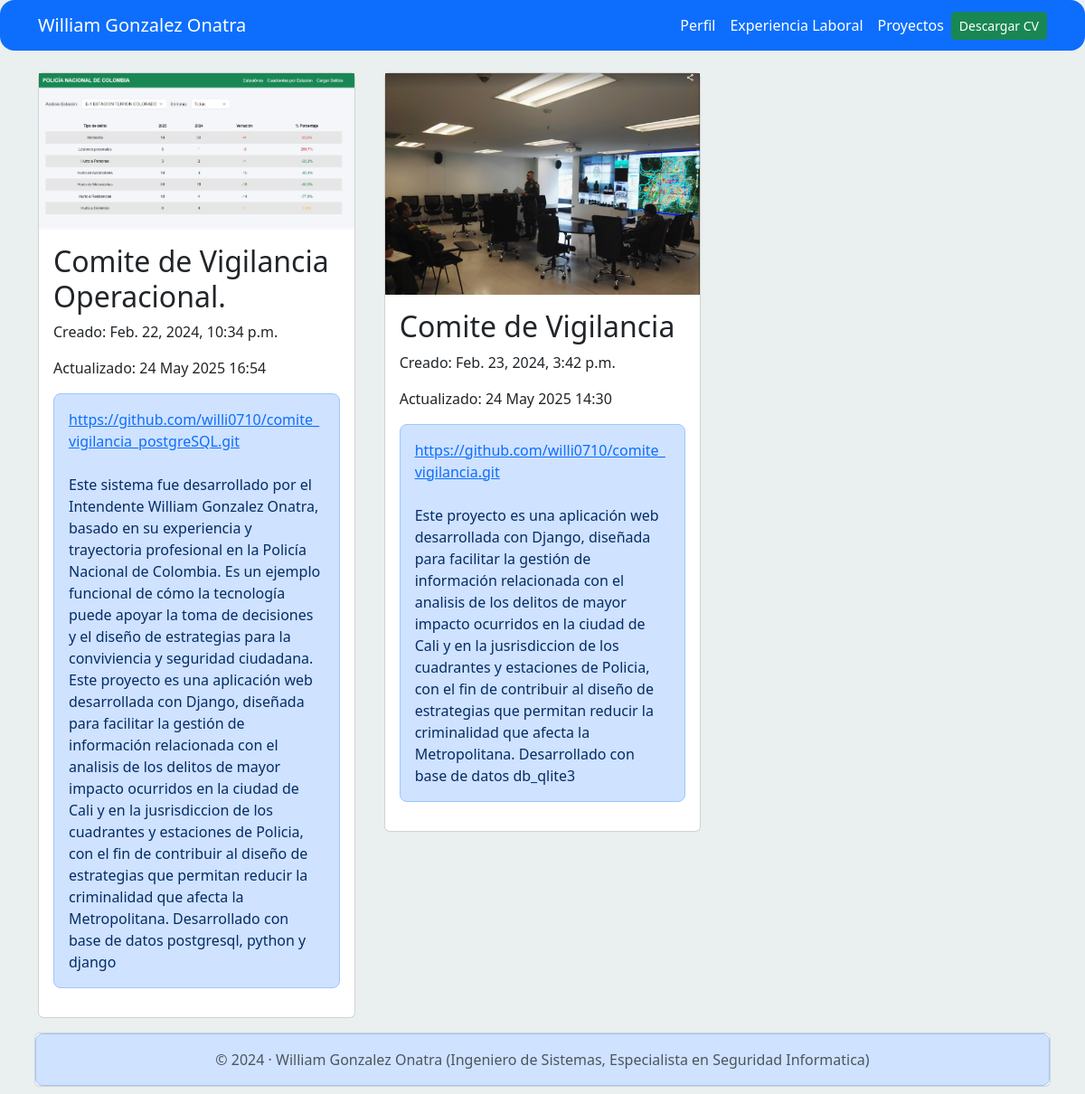
The page /proyectos/ on the database as committed earlier.
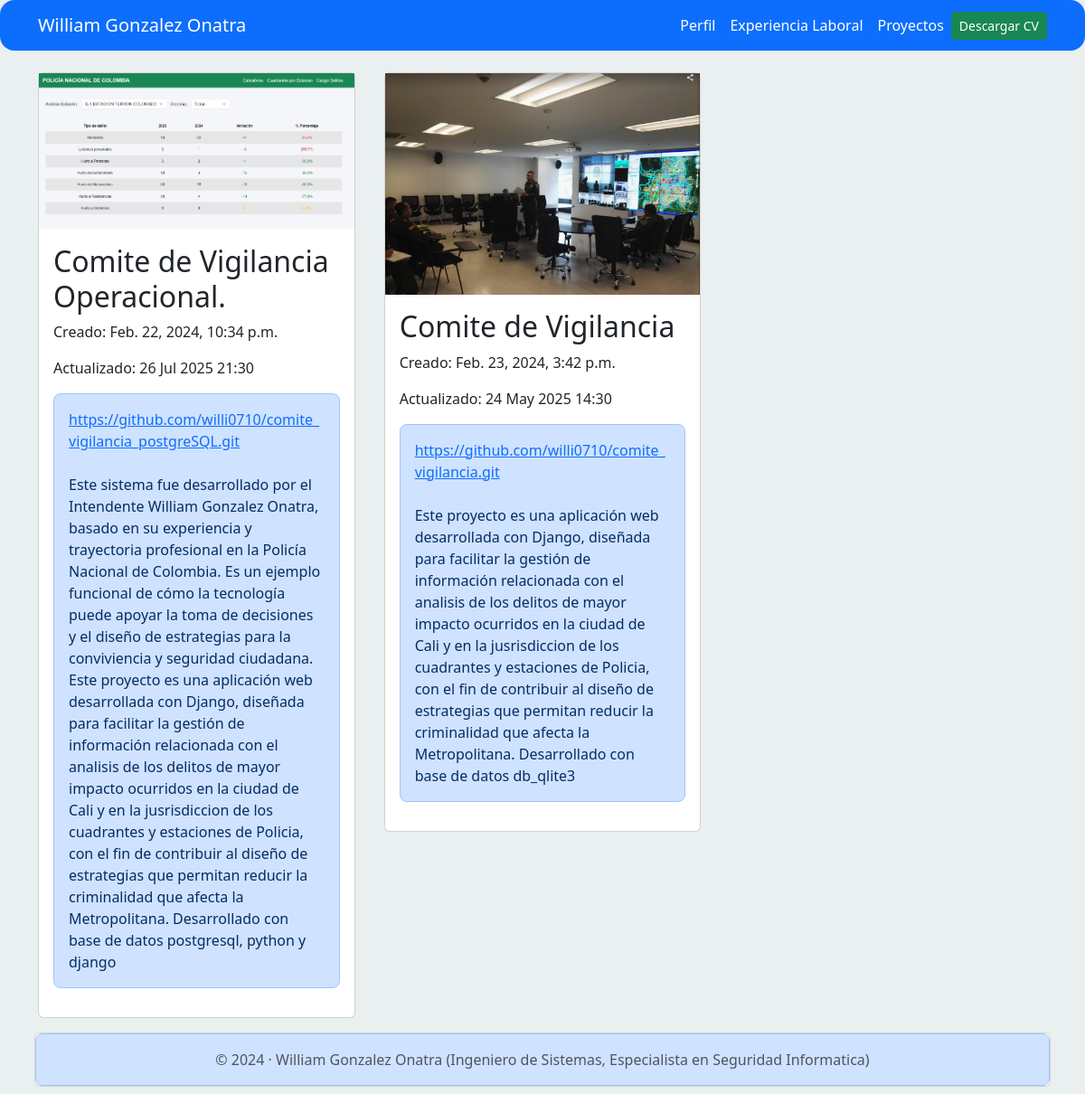
The same page on the database as committed later.
### proyectos/models.py (models this page shows, shortened)
class Proyecto(models.Model):
    title = models.CharField(verbose_name='Titulo', max_length = 100)
    description= models.TextField(verbose_name='Descripcion', max_length = 1000)
    image= models.ImageField(upload_to = 'proyectos/images', verbose_name='Imagenes')
    link = models.URLField(verbose_name='Direccion web', null=True, blank=True)
    created= models.DateTimeField(auto_now_add = True, verbose_name='Creacion')
    updated = models.DateTimeField(auto_now = True, verbose_name='Actualizacion')

### proyectos/views.py (the view)
# urls.py: path('', project_render, name= 'project' )
def project_render(request):
    projects= Proyecto.objects.all()
    return render(request, 'proyectos.html', {'projects': projects})

### proyectos/templates/proyectos.html (shortened to what this page needs)
<!DOCTYPE html>
<html lang="en">
<head>
</head>
<body>
    {% extends 'base.html' %}
    {% block content %}
    <div class="row">
        {% for proy in projects %}
        <div class="col-md-4 p-3">
            <div class="card">
                <img src="{{proy.image.url}}" alt="{{proy.title}}" class="img-fluid">
                <div class="card-body">
                    <h2>{{proy.title}}</h2>
                    <p>Creado: {{proy.created}}</p>
                    <p>Actualizado: {{ proy.updated|date:"d M Y H:i" }}</p>
                    <p class="p-3 text-primary-emphasis bg-primary-subtle border border-primary-subtle rounded-3">{% if proy.link %}
                        <a href="{{proy.link}}" class="" target="_blank">{{proy.link}}</a>
                    {% endif %} <br><br>
                    {{proy.description}}
                    </p>
                </div>
            </div>
        </div>
        {% endfor %}
    </div>
    {% endblock %}

Rows that differ between the two databases and show on the page:
changed Proyecto "Comite de Vigilancia Operacional.": updated "24 May 2025 16:54" → "26 Jul 2025 21:30"
